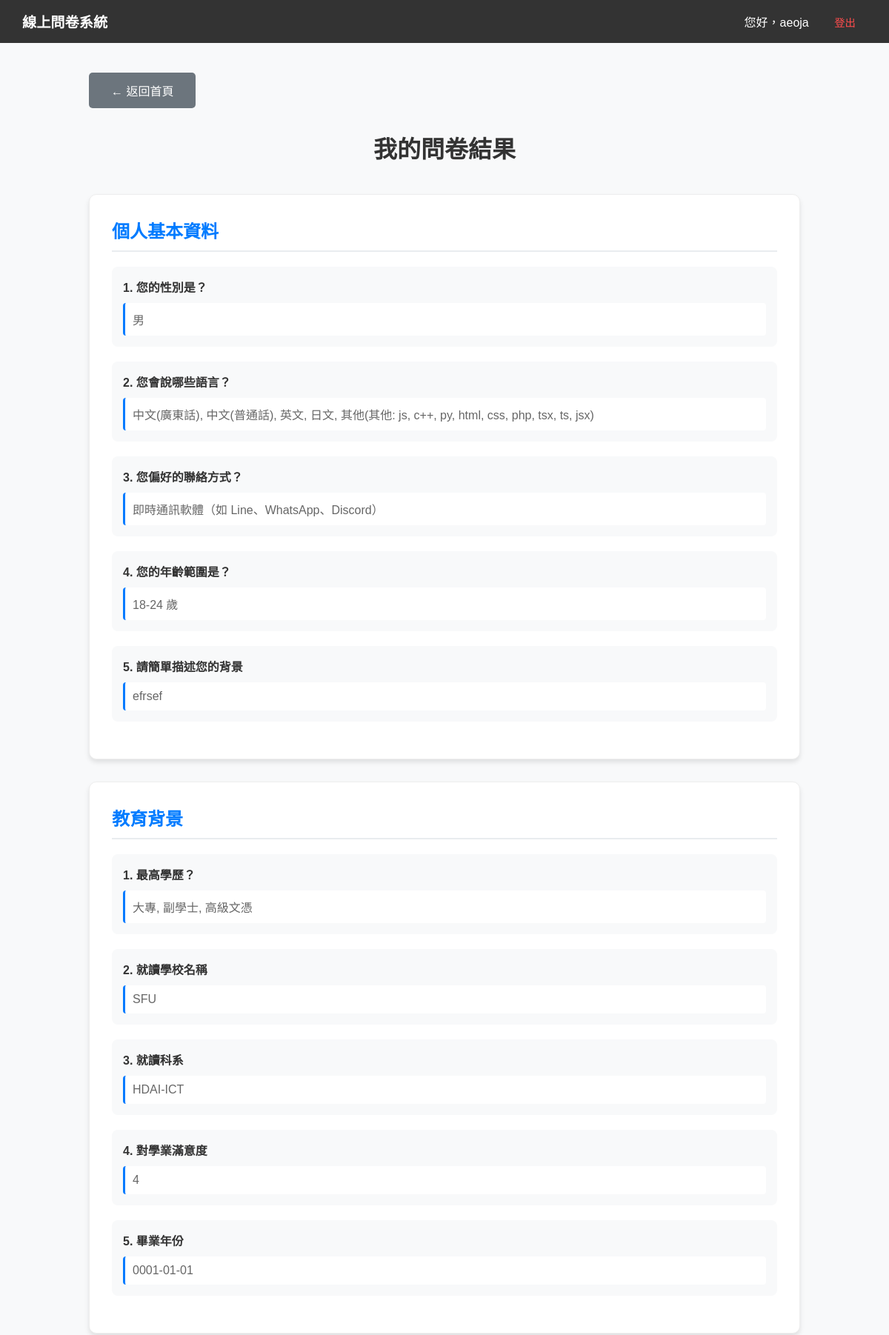
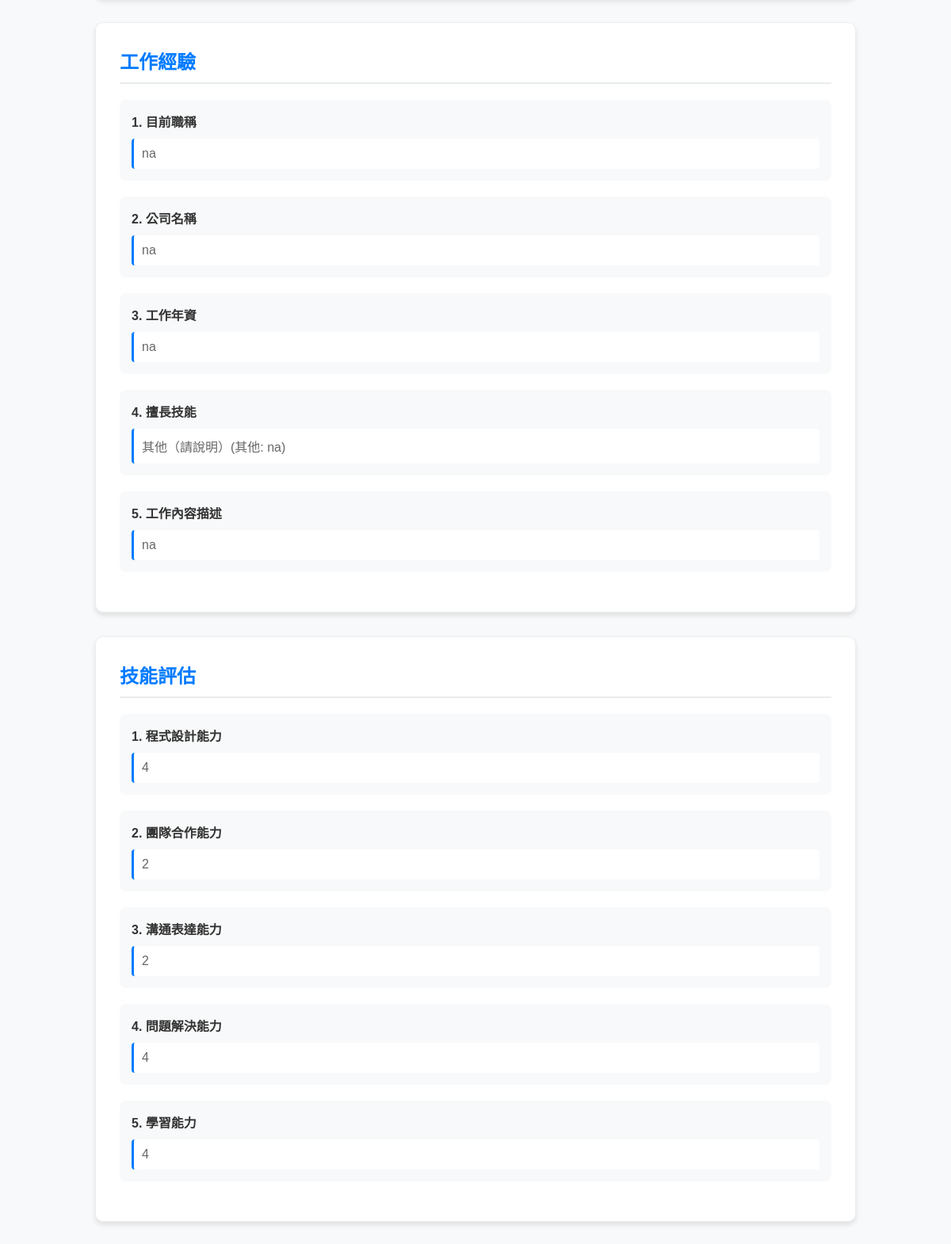
The page /view_results.php (signed in, upper part) on the database its author committed (2 pictures, top to bottom).
### tables this page shows
CREATE TABLE `answers` (
  `answer_id` int(10) UNSIGNED NOT NULL,
  `user_id` int(10) UNSIGNED DEFAULT NULL,
  `question_id` int(10) UNSIGNED NOT NULL,
  `answer_text` text DEFAULT NULL,
  `created_at` datetime DEFAULT current_timestamp()
);

CREATE TABLE `questions` (
  `question_id` int(10) UNSIGNED NOT NULL,
  `page_id` int(10) UNSIGNED NOT NULL,
  `type_id` int(10) UNSIGNED NOT NULL,
  `question_text` text NOT NULL,
  `question_order` int(10) UNSIGNED NOT NULL,
  `is_required` tinyint(1) DEFAULT 0,
  `placeholder` text DEFAULT '',
  `created_at` datetime DEFAULT current_timestamp(),
  `question_attr` longtext DEFAULT '{}'
);

### view_results.php (the view, shortened to what this page needs)
<?php
require_once 'connect.php';
$userId = $_SESSION['member_id'];
$sql_answers = "SELECT a.*, q.question_text, q.question_order, p.page_title
                FROM answers a
                JOIN questions q ON a.question_id = q.question_id
                JOIN survey_pages p ON q.page_id = p.page_id
                WHERE a.user_id = ?
                ORDER BY p.page_number, q.question_order";
$stmt = $conn->prepare($sql_answers);
$stmt->bind_param("i", $userId);
$stmt->execute();
$answers = $stmt->get_result()->fetch_all(MYSQLI_ASSOC);
$answers_by_page = [];
foreach ($answers as $answer) {
    $page_title = $answer['page_title'];
    if (!isset($answers_by_page[$page_title])) {
        $answers_by_page[$page_title] = [];
    }
    $answers_by_page[$page_title][] = $answer;
}
?>
<!DOCTYPE html>
<html lang="zh-Hant">
<head>
    <link rel="stylesheet" href="style.css?v=<?php echo filemtime('style.css'); ?>">
    <link rel="stylesheet" href="form_default.css?v=<?php echo filemtime('form_default.css'); ?>">
</head>
<body>
    <?php require_once 'nav.php'; ?>
    <div class="container">
        <a href="index.php" class="back-button">← 返回首頁</a>
        <h1 style="text-align: center; margin-bottom: 40px;">我的問卷結果</h1>
        <?php if (empty($answers_by_page)): ?>
            <div class="card">
                <div class="no-answers">
                    <p>您尚未填寫任何問卷。</p>
                    <a href="survey.php" class="btn-primary" style="display: inline-block; margin-top: 20px;">開始填寫問卷</a>
                </div>
            </div>
        <?php else: ?>
            <?php foreach ($answers_by_page as $page_title => $questions): ?>
                <div class="card">
                    <h2 class="page-title"><?php echo htmlspecialchars($page_title); ?></h2>
                    <?php foreach ($questions as $q): ?>
                        <div class="question-item">
                            <div class="question-text">
                                <?php echo htmlspecialchars($q['question_order'] . '. ' . $q['question_text']); ?>
                            </div>
                            <div class="answer-text">
                                <?php
                                if (empty(trim($q['answer_text']))) {
                                    echo '<span class="empty-answer">(未填寫)</span>';
                                } else {
                                    echo nl2br(htmlspecialchars($q['answer_text']));
                                }
                                ?>
                            </div>
                        </div>
                    <?php endforeach; ?>
                </div>
            <?php endforeach; ?>
        <?php endif; ?>
    </div>
</body>
</html>

### nav.php (shortened to what this page needs)
<?php
$isLoggedIn = !empty($_SESSION['login']);
$username = $isLoggedIn ? $_SESSION['login'] : "訪客";
?>
<nav class="navbar">
    <div class="logo"><a href="index.php">線上問卷系統</a></div>
    <div class="nav-links">
        <?php if ($isLoggedIn): ?>
            <span>您好，<?php echo htmlspecialchars($username); ?></span>
            <a href="logout.php" class="btn-logout" onclick="return confirm('確定要登出嗎？')">登出</a>
        <?php else: ?>
            <a href="login.php" class="btn-login">登入</a>
            <a href="member_reg.php" class="btn-signup">註冊</a>
        <?php endif; ?>
    </div>
</nav>

### style.css (style rules this page uses)
* { margin: 0; padding: 0; box-sizing: border-box; }
body { font-family: "Microsoft JhengHei", Arial, sans-serif; margin: 0; background-color: #f8f9fa; }
h1 { text-align: center; color: #333; margin-bottom: 5px; }
.navbar { z-index: 99999; background: #333; color: white; padding: 15px 30px; position: sticky; top: 0; display: flex; justify-content: space-between; align-items: center; }
.nav-links a { color: white; text-decoration: none; margin-left: 15px; padding: 8px 15px; border-radius: 4px; transition: 0.3s; }
.btn-logout { color: #ff4d4d !important; font-size: 0.9em; }
.card { padding: 16px; border: 1px solid #eee; border-radius: 8px; }
html, body { -ms-overflow-style: none; scrollbar-width: none; }

### view_results.php (style rules this page uses)
.container { max-width: 1000px; margin: 0 auto; padding: 40px 20px; }
.card { background: white; padding: 30px; border-radius: 10px; box-shadow: 0 4px 6px rgba(0,0,0,0.1); margin-bottom: 30px; }
.page-title { color: #007bff; font-size: 24px; margin-bottom: 20px; padding-bottom: 10px; border-bottom: 2px solid #e9ecef; }
.question-item { margin-bottom: 20px; padding: 15px; background: #f8f9fa; border-radius: 8px; }
.question-text { font-weight: 600; color: #333; margin-bottom: 10px; }
.answer-text { color: #666; padding: 10px; background: white; border-left: 3px solid #007bff; border-radius: 4px; }
.back-button { display: inline-block; background: #6c757d; color: white; padding: 12px 30px; text-decoration: none; border-radius: 5px; margin-bottom: 30px; }

### rows shown on the page
answers: question.question_text "1. 您的性別是？", answer_text "男"
answers: question.question_text "2. 您會說哪些語言？", answer_text "中文(廣東話), 中文(普通話), 英文, 日文, 其他(其他: js, c++, py, html, css, php, tsx, ts, jsx)"
answers: question.question_text "3. 您偏好的聯絡方式？", answer_text "即時通訊軟體（如 Line、WhatsApp、Discord）"
answers: question.question_text "4. 您的年齡範圍是？", answer_text "18-24 歲"
answers: question.question_text "5. 請簡單描述您的背景", answer_text "efrsef"
answers: question.question_text "1. 最高學歷？", answer_text "大專, 副學士, 高級文憑"
answers: question.question_text "2. 就讀學校名稱", answer_text "SFU"
answers: question.question_text "3. 就讀科系", answer_text "HDAI-ICT"
answers: question.question_text "4. 對學業滿意度", answer_text "4"
answers: question.question_text "5. 畢業年份", answer_text "0001-01-01"
answers: question.question_text "1. 目前職稱", answer_text "na"
answers: question.question_text "2. 公司名稱", answer_text "na"
answers: question.question_text "3. 工作年資", answer_text "na"
answers: question.question_text "4. 擅長技能", answer_text "其他（請說明）(其他: na)"
answers: question.question_text "5. 工作內容描述", answer_text "na"
answers: question.question_text "1. 程式設計能力", answer_text "4"
answers: question.question_text "2. 團隊合作能力", answer_text "2"
answers: question.question_text "3. 溝通表達能力", answer_text "2"
answers: question.question_text "4. 問題解決能力", answer_text "4"
answers: question.question_text "5. 學習能力", answer_text "4"

### other values the page prints
$username "aeoja"
$page_title "個人基本資料"
$page_title "教育背景"
$page_title "工作經驗"
$page_title "技能評估"
